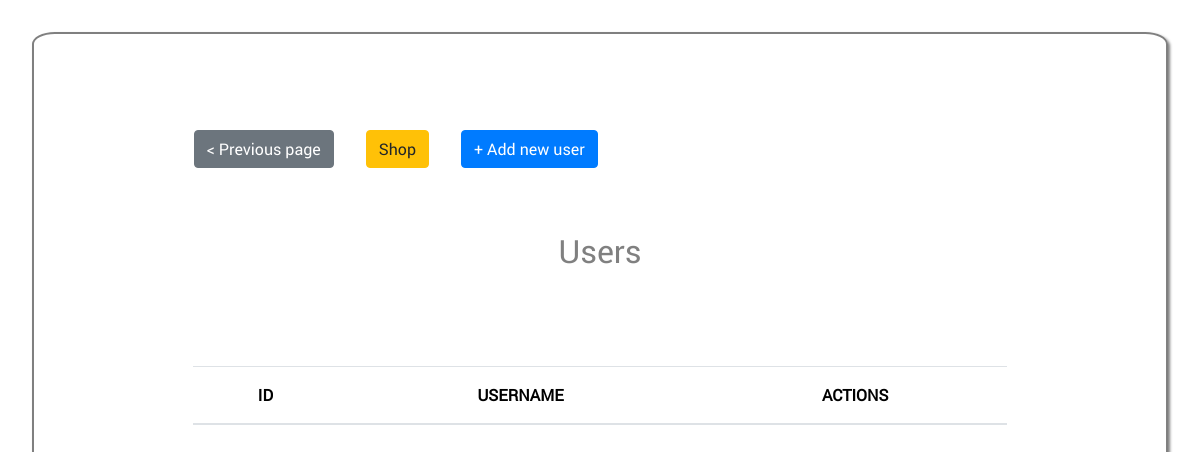
Page /admin/users.php on the earlier database version.
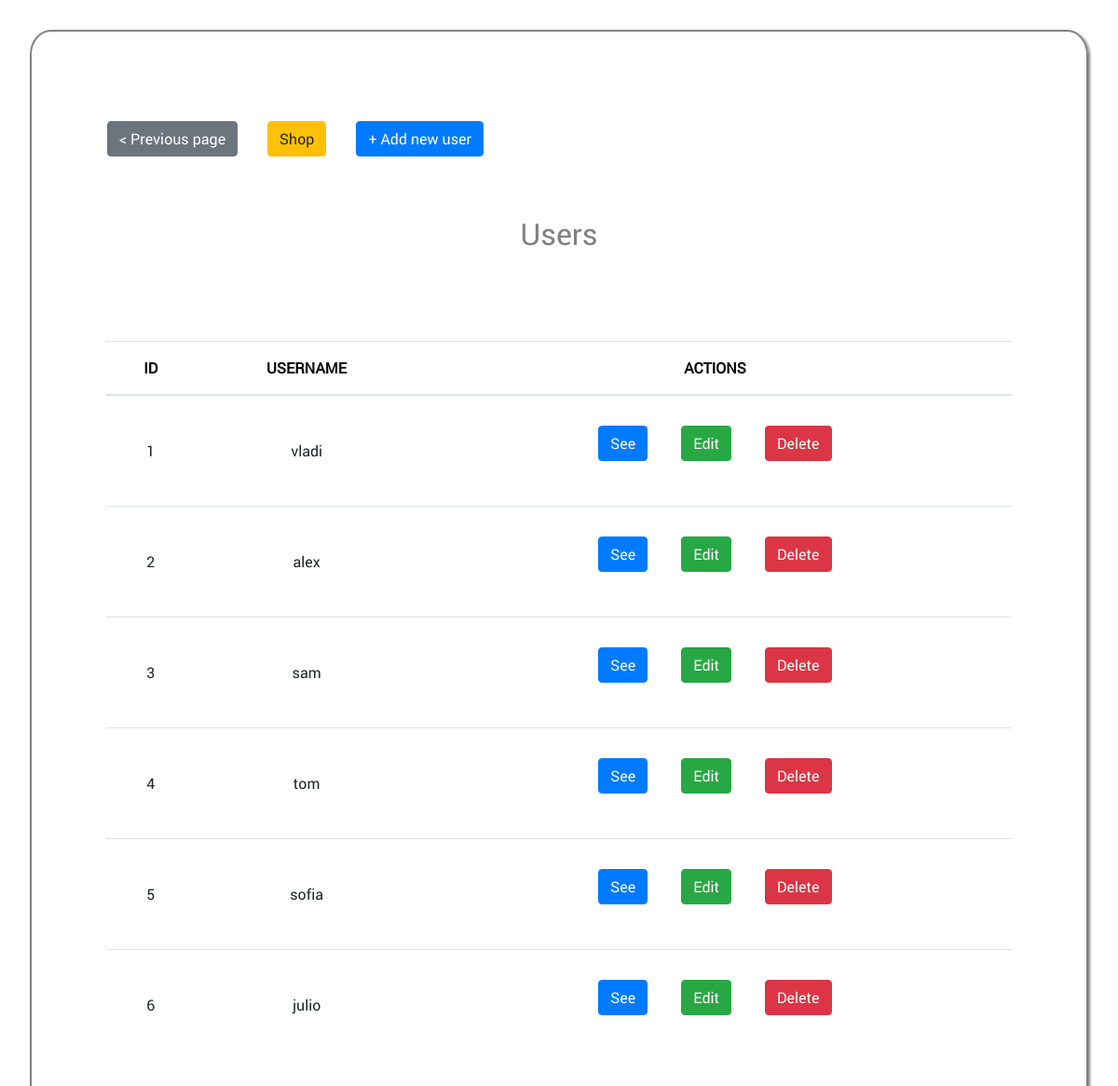
Same page on the later database version.
### tables this page shows
CREATE TABLE `users` (
  `id` int NOT NULL AUTO_INCREMENT,
  `username` varchar(255) DEFAULT NULL,
  `password` varchar(255) DEFAULT NULL,
  `email` varchar(50) DEFAULT NULL,
  `admin` tinyint DEFAULT NULL,
  PRIMARY KEY (`id`)
);

### admin/users.php (the view, shortened to what this page needs)
<?php
include_once('../includes/my_connection.php');
$sql= "SELECT * FROM users";
$rq=$connect->prepare($sql);
$rq->execute();
$result=$rq->fetchAll(PDO::FETCH_ASSOC);
?>
<!DOCTYPE html>
<html lang="en">
<head>
    <link rel="stylesheet" href="https://stackpath.bootstrapcdn.com/bootstrap/4.3.1/css/bootstrap.min.css">
    <link type="text/css" rel="stylesheet" href="./style_admin.css"/>
</head>
<body>
   <main class="container-sm">
     <div class="row">
     <a href="panel.php"class="btn btn-secondary">< Previous page</a>
     <a href="../index.php" class="btn btn-warning">Shop</a>
     <a href="add_user.php" class="btn btn-primary">+ Add new user</a>
     <div class="container p-3 my-3" >
     <h2 class="text-center" >Users</h2>
     </div>
     <section class="col-12">
         <table class="table" >
             <thead>
                 <th>ID</th>
                 <th>USERNAME</th>
                 <th>ACTIONS</th>
             </thead>
             <tbody>
                <?php
                  foreach($result as $user){
                ?>
                <tr>
                    <td><?= $user['id'] ?></td>
                    <td><?= $user['username'] ?></td>
                    <td><a href="read_user.php?id=<?= $user['id'] ?>" class="btn btn-primary">See</a> <a href="edit_user.php?id=<?= $user['id'] ?>" class="btn btn-success">Edit</a> <a href="delete_user.php?id=<?= $user['id'] ?>" class="btn btn-danger">Delete</a></td>
                </tr>
                <?php
                  }
                ?>
             </tbody>
         </table>
     </section>
     </div>
    </main>
  </body>
  </html>

Differences in the rows shown:
added users: id "1", username "vladi"
added users: id "2", username "alex"
added users: id "3", username "sam"
added users: id "4", username "tom"
added users: id "5", username "sofia"
added users: id "6", username "julio"
